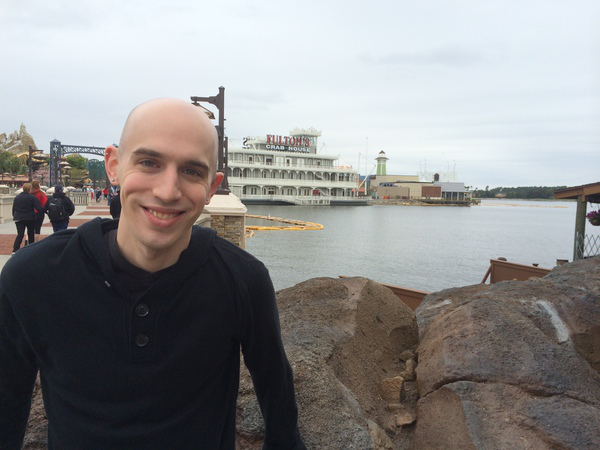
#> input picture mybook/pyimage/opencv/opencv-cropping/adrian.png, 600 x 450 px, found by its file name
$ python opencv_crop.py
#> lines starting #> are read from the running program, lines starting #| are printed output that depends on the picture
#!/usr/bin/env python
# coding: utf-8

# # Crop image

# In[4]:


import cv2
import matplotlib.pyplot as plt


# In[12]:


image = cv2.imread("adrian.png")
#> image is the input picture: shape (450, 600, 3); mean B, G, R 139.9, 140.1, 141
image = cv2.cvtColor(image, cv2.COLOR_BGR2RGB)


# In[16]:


plt.imshow(image);


# In[17]:


face = image[85:250, 85:220]
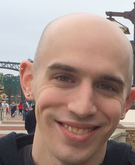
#> face: shape (165, 135, 3); mean R, G, B 163.2, 140.5, 132.5


# In[18]:


plt.imshow(image);


# In[19]:


plt.imshow(face);


# In[20]:


body = image[90:450, 0:290]
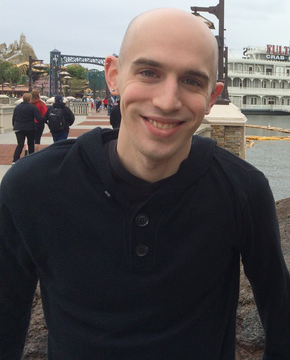
#> body: shape (360, 290, 3); mean R, G, B 87.5, 82.6, 82.5


# In[21]:


plt.imshow(body);


# * 如果是 bounding box，給的是 (xmin, ymin, xmax, ymax).
# * 那 crop image 時，就用 `img[ymin:ymax, xmin:xmax]`
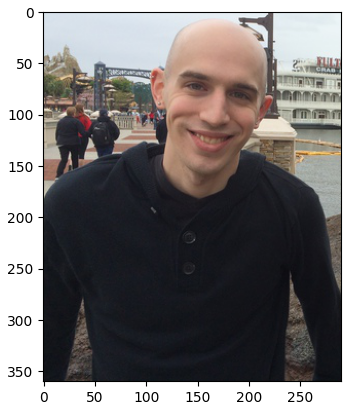
#> figure drawn by matplotlib, 1 panel
